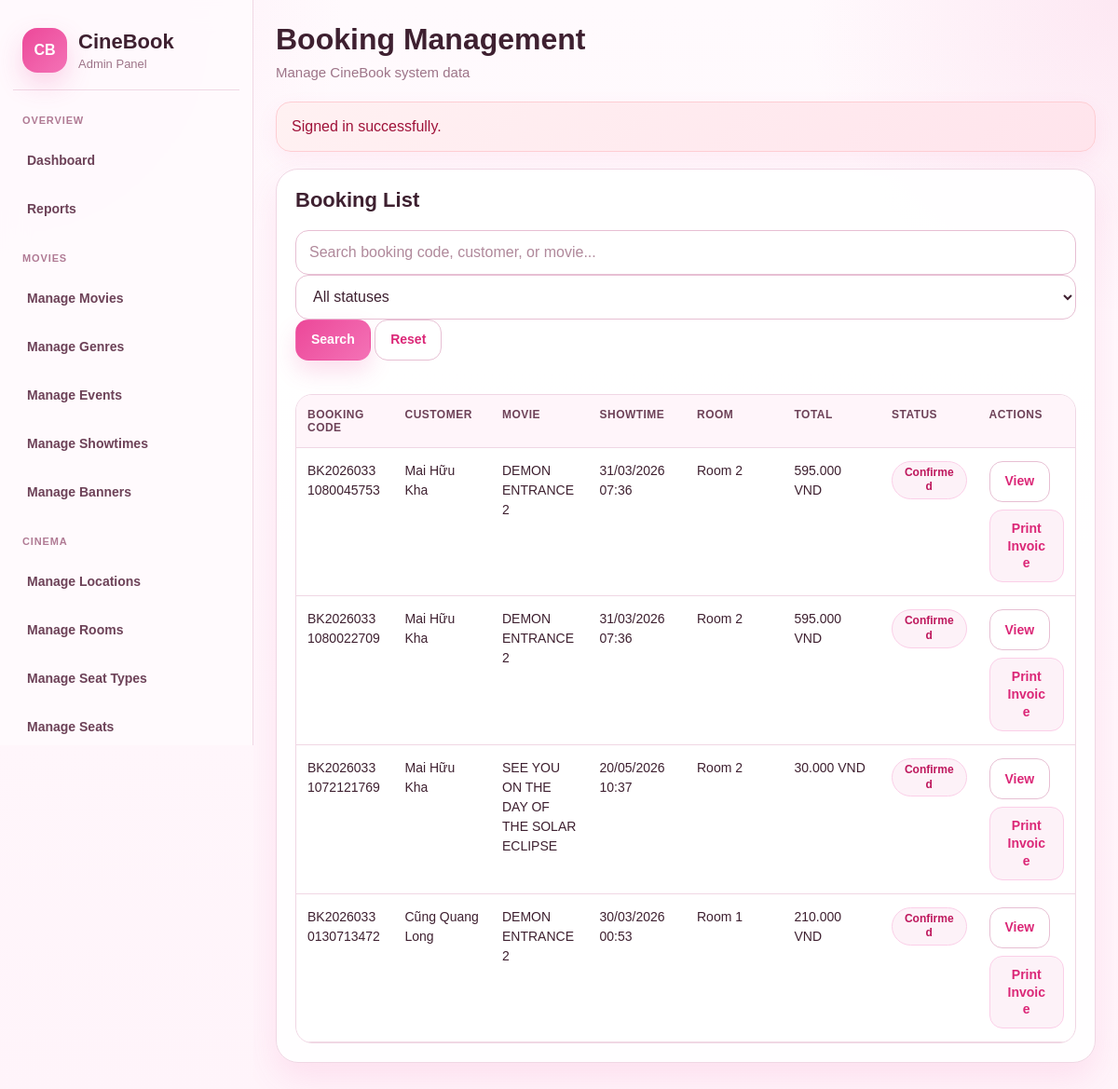
/admin/bookings/index.php (signed in), run on the app's committed database.
### tables this page shows
CREATE TABLE `bookings` (
  `booking_id` int(11) NOT NULL,
  `user_id` int(11) NOT NULL,
  `show_id` int(11) NOT NULL,
  `booking_code` varchar(50) NOT NULL,
  `status` varchar(20) NOT NULL DEFAULT 'pending',
  `hold_expires_at` datetime DEFAULT NULL,
  `subtotal` decimal(10,2) NOT NULL DEFAULT 0.00,
  `discount_total` decimal(10,2) NOT NULL DEFAULT 0.00,
  `total` decimal(10,2) NOT NULL DEFAULT 0.00,
  `created_at` datetime NOT NULL DEFAULT current_timestamp()
);

CREATE TABLE `showtimes` (
  `show_id` int(11) NOT NULL,
  `movie_id` int(11) NOT NULL,
  `room_id` int(11) NOT NULL,
  `start_at` datetime NOT NULL,
  `end_at` datetime NOT NULL,
  `base_price` decimal(10,2) NOT NULL,
  `screen_format` varchar(50) DEFAULT '2D',
  `subtitle_type` varchar(50) DEFAULT NULL,
  `status` varchar(20) NOT NULL DEFAULT 'scheduled',
  `created_at` datetime NOT NULL DEFAULT current_timestamp(),
  `updated_at` datetime NOT NULL DEFAULT current_timestamp() ON UPDATE current_timestamp()
);

### includes/helpers.php (called while the page is built, shortened)
<?php
function e(?string $value): string
{
    return htmlspecialchars($value ?? '', ENT_QUOTES, 'UTF-8');
}
function format_currency($amount): string
{
    return number_format((float)$amount, 0, ',', '.') . ' VND';
}
function get(string $key, $default = '')
{
    $value = $_GET[$key] ?? $default;
    if (is_string($value)) {
        return trim($value);
    }
    return $value;
}

### admin/bookings/index.php (the view, shortened to what this page needs)
<?php
require_once __DIR__ . '/../../includes/admin_layout_start.php';
$conn = db_connect();
$keyword = trim((string) get('keyword', ''));
$where = [];
$whereSql = $where ? 'WHERE ' . implode(' AND ', $where) : '';
$sql = "
    SELECT
        b.booking_id,
        b.booking_code,
        COALESCE(u.name, 'Guest') AS user_name,
        COALESCE(m.title, 'N/A') AS movie_title,
        s.start_at,
        COALESCE(r.room_name, 'N/A') AS room_name,
        b.total,
        b.status
    FROM bookings b
    LEFT JOIN users u ON b.user_id = u.user_id
    LEFT JOIN showtimes s ON b.show_id = s.show_id
    LEFT JOIN movies m ON s.movie_id = m.movie_id
    LEFT JOIN rooms r ON s.room_id = r.room_id
    $whereSql
    ORDER BY b.created_at DESC, b.booking_id DESC
";
$stmt = $conn->prepare($sql);
$bookings = false;
if ($stmt && $stmt->execute()) {
    $bookings = $stmt->get_result();
}
function booking_status_badge(string $status): array
{
    return match ($status) {
        'paid', 'confirmed' => [ucfirst($status), 'active'],
        'pending' => ['Pending', 'coming'],
        'cancelled', 'expired' => [ucfirst($status), 'inactive'],
        default => [ucfirst($status), 'inactive'],
    };
}
?>
<div class="admin-content">
    <div class="admin-card">
        <div class="admin-card-head">
            <h2>Booking List</h2>
        </div>
        <form method="GET" class="admin-filter-bar">
            <input
                type="text"
                name="keyword"
                value="<?= e($keyword) ?>"
                placeholder="Search booking code, customer, or movie..."
                class="admin-input"
            >
            <select name="status" class="admin-select">
                <option value="">All statuses</option>
            </select>
            <button class="admin-btn" type="submit">Search</button>
            <a href="index.php" class="admin-btn-outline">Reset</a>
        </form>
        <br>
        <?php if ($bookings && $bookings->num_rows > 0): ?>
            <div class="admin-table-wrap">
                <table class="admin-table">
                    <thead>
                        <tr>
                            <th>Booking Code</th>
                            <th>Customer</th>
                            <th>Movie</th>
                            <th>Showtime</th>
                            <th>Room</th>
                            <th>Total</th>
                            <th>Status</th>
                            <th>Actions</th>
                        </tr>
                    </thead>
                    <tbody>
                        <?php while ($row = $bookings->fetch_assoc()): ?>
                            <?php [$statusText, $statusClass] = booking_status_badge((string) $row['status']); ?>
                            <tr>
                                <td><?= e($row['booking_code']) ?></td>
                                <td><?= e($row['user_name']) ?></td>
                                <td><?= e($row['movie_title']) ?></td>
                                <td><?= !empty($row['start_at']) ? date('d/m/Y H:i', strtotime($row['start_at'])) : 'N/A' ?></td>
                                <td><?= e($row['room_name']) ?></td>
                                <td><?= format_currency($row['total']) ?></td>
                                <td>
                                    <span class="admin-badge <?= e($statusClass) ?>"><?= e($statusText) ?></span>
                                </td>
                                <td>
                                    <div class="admin-actions">
                                        <a class="admin-btn-outline" href="detail.php?id=<?= (int) $row['booking_id'] ?>">View</a>
                                        <a class="admin-btn-soft" href="print.php?id=<?= (int) $row['booking_id'] ?>&auto=1" target="_blank" rel="noopener">Print Invoice</a>
                                    </div>
                                </td>
                            </tr>
                        <?php endwhile; ?>
                    </tbody>
                </table>
            </div>
        <?php else: ?>
            <div class="admin-empty">
                No bookings found.
            </div>
        <?php endif; ?>
    </div>
</div>
<?php
require_once __DIR__ . '/../../includes/admin_layout_end.php';
?>

### cinebook/public/assets/css/admin.css (style rules this page uses)
:root { --bg: #fff7fb; --bg-2: #fff1f7; --surface: #ffffff; --surface-soft: #fff9fc; --surface-muted: #fff4f9; --sidebar-bg: rgba(255, 250, 253, 0.92); --line: #f0d7e4; --line-strong: #e7bfd3; --text: #3e2030; --text-soft: #6d4258; --muted: #9d7488; --primary: #ec4899; --primary-hover: #db2777; --primary-soft: #fdf2f8; --secondary: #f472b6; --secondary-soft: #fce7f3; --danger: #dc2626; --danger-soft: #fef2f2; --success: #16a34a; --success-soft: #ecfdf3; --warning: #d97706; --warning-soft: #fff7ed; --shadow-sm: 0 8px 22px rgba(236, 72, 153, 0.08); --shadow-md: 0 16px 36px rgba(236, 72, 153, 0.12); --shadow-lg: 0 24px 56px rgba(236, 72, 153, 0.14); --radius-sm: 12px; --radius-md: 18px; --radius-lg: 24px; --sidebar-width: 272px; --content-max: 100%; }
*, *::before, *::after { box-sizing: border-box; min-width: 0; }
html, body { max-width: 100%; overflow-x: hidden; }
html { scroll-behavior: smooth; }
body { margin: 0; font-family: Arial, Helvetica, sans-serif; color: var(--text); background: radial-gradient(circle at top left, rgba(244, 114, 182, 0.12), transparent 22%), radial-gradient(circle at top right, rgba(236, 72, 153, 0.10), transparent 20%), linear-gradient(180deg, #fffafd 0%, #fff4fa 100%); }
a { color: inherit; text-decoration: none; }
button, input, select, textarea { font: inherit; }
.admin-card, .admin-stat-card, .admin-panel { width: 100%; max-width: 100%; background: rgba(255, 255, 255, 0.94); border: 1px solid var(--line); border-radius: var(--radius-lg); box-shadow: var(--shadow-md); overflow: hidden; }
.admin-card, .admin-panel { margin-bottom: 20px; padding: 20px; }
.admin-card-head, .admin-panel-head { display: flex; justify-content: space-between; align-items: flex-start; gap: 14px; flex-wrap: wrap; margin-bottom: 18px; }
.admin-card-head h2, .admin-panel-head h2 { margin: 0; font-size: 22px; line-height: 1.2; font-weight: 800; color: var(--text); word-break: break-word; }
.admin-toolbar, .admin-filter-bar { margin-bottom: 18px; }
.admin-filter-bar .admin-input, .admin-filter-bar .admin-select, .admin-toolbar .admin-input, .admin-toolbar .admin-select { flex: 1 1 220px; min-width: 0; }
.admin-btn, .admin-btn-outline, .admin-btn-danger, .admin-btn-soft { display: inline-flex; align-items: center; justify-content: center; gap: 8px; min-height: 44px; padding: 10px 16px; border-radius: 14px; border: 1px solid transparent; cursor: pointer; font-size: 14px; font-weight: 800; line-height: 1.35; text-align: center; white-space: normal; transition: all 0.2s ease; }
.admin-btn { color: #fff; background: linear-gradient(135deg, var(--primary) 0%, var(--secondary) 100%); box-shadow: 0 12px 24px rgba(236, 72, 153, 0.18); }
.admin-btn-outline { color: var(--primary-hover); background: #fff; border-color: var(--line-strong); }
.admin-btn-soft { color: var(--primary-hover); background: var(--primary-soft); border-color: #fbcfe8; }
.admin-input, .admin-select, .admin-textarea { width: 100%; max-width: 100%; min-height: 48px; padding: 0 14px; border-radius: 14px; border: 1px solid var(--line-strong); background: #fff; color: var(--text); outline: none; transition: all 0.2s ease; }
.admin-input::placeholder, .admin-textarea::placeholder { color: #b0899b; }
.admin-table-wrap { width: 100%; max-width: 100%; overflow-x: auto; overflow-y: hidden; border: 1px solid var(--line); border-radius: 18px; background: #fff; -webkit-overflow-scrolling: touch; }
.admin-table { width: 100%; border-collapse: collapse; table-layout: fixed; }
.admin-table th, .admin-table td { padding: 14px 12px; border-bottom: 1px solid var(--line); text-align: left; vertical-align: top; white-space: normal; word-break: break-word; overflow-wrap: anywhere; }
.admin-table th { background: #fff5fa; color: var(--text-soft); font-size: 12px; font-weight: 800; text-transform: uppercase; letter-spacing: 0.04em; }
.admin-table td { color: var(--text); font-size: 14px; line-height: 1.5; font-weight: 500; }
.admin-badge { display: inline-flex; align-items: center; justify-content: center; min-height: 28px; padding: 4px 12px; border-radius: 999px; font-size: 12px; font-weight: 800; line-height: 1.3; text-align: center; white-space: normal; }
.admin-badge.active { color: #be185d; background: #fdf2f8; border: 1px solid #fbcfe8; }
.admin-actions { display: flex; flex-wrap: wrap; gap: 8px; width: 100%; }

### data on the page
bookings: booking_code "BK20260331080045753", user_name "Mai Hữu Kha", movie_title "DEMON ENTRANCE 2", show.start_at "31/03/2026 07:36", room_name "Room 2", total "595.000 VND", statusText "Confirmed"
bookings: booking_code "BK20260331080022709", user_name "Mai Hữu Kha", movie_title "DEMON ENTRANCE 2", show.start_at "31/03/2026 07:36", room_name "Room 2", total "595.000 VND", statusText "Confirmed"
bookings: booking_code "BK20260331072121769", user_name "Mai Hữu Kha", movie_title "SEE YOU ON THE DAY OF THE SOLAR ECLIPSE", show.start_at "20/05/2026 10:37", room_name "Room 2", total "30.000 VND", statusText "Confirmed"
bookings: booking_code "BK20260330130713472", user_name "Cũng Quang Long", movie_title "DEMON ENTRANCE 2", show.start_at "30/03/2026 00:53", room_name "Room 1", total "210.000 VND", statusText "Confirmed"

### other printed values
$pageTitle "Booking Management"
$flash['message'] "Signed in successfully."
